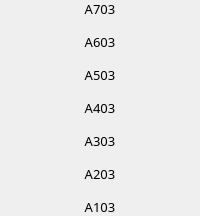
                            <widget class="QFrame" name="frame_54">
                             <property name="frameShape">
                              <enum>QFrame::NoFrame</enum>
                             </property>
                             <property name="frameShadow">
                              <enum>QFrame::Raised</enum>
                             </property>
                             <layout class="QVBoxLayout" name="verticalLayout_51">
                              <property name="spacing">
                               <number>15</number>
                              </property>
                              <property name="leftMargin">
                               <number>0</number>
                              </property>
                              <property name="topMargin">
                               <number>0</number>
                              </property>
                              <property name="rightMargin">
                               <number>0</number>
                              </property>
                              <property name="bottomMargin">
                               <number>0</number>
                              </property>
                              <item>
                               <widget class="QLabel" name="label_a703">
                                <property name="font">
                                 <font>
                                  <family>Mitr SemiBold</family>
                                  <pointsize>10</pointsize>
                                 </font>
                                </property>
                                <property name="frameShape">
                                 <enum>QFrame::NoFrame</enum>
                                </property>
                                <property name="text">
                                 <string>A703</string>
                                </property>
                                <property name="alignment">
                                 <set>Qt::AlignCenter</set>
                                </property>
                               </widget>
                              </item>
                              <item>
                               <widget class="QLabel" name="label_a603">
                                <property name="font">
                                 <font>
                                  <family>Mitr SemiBold</family>
                                  <pointsize>10</pointsize>
                                 </font>
                                </property>
                                <property name="frameShape">
                                 <enum>QFrame::NoFrame</enum>
                                </property>
                                <property name="text">
                                 <string>A603</string>
                                </property>
                                <property name="alignment">
                                 <set>Qt::AlignCenter</set>
                                </property>
                               </widget>
                              </item>
                              <item>
                               <widget class="QLabel" name="label_a503">
                                <property name="font">
                                 <font>
                                  <family>Mitr SemiBold</family>
                                  <pointsize>10</pointsize>
                                 </font>
                                </property>
                                <property name="frameShape">
                                 <enum>QFrame::NoFrame</enum>
                                </property>
                                <property name="text">
                                 <string>A503</string>
                                </property>
                                <property name="alignment">
                                 <set>Qt::AlignCenter</set>
                                </property>
                               </widget>
                              </item>
                              <item>
                               <widget class="QLabel" name="label_a403">
                                <property name="font">
                                 <font>
                                  <family>Mitr SemiBold</family>
                                  <pointsize>10</pointsize>
                                 </font>
                                </property>
                                <property name="frameShape">
                                 <enum>QFrame::NoFrame</enum>
                                </property>
                                <property name="text">
                                 <string>A403</string>
                                </property>
                                <property name="alignment">
                                 <set>Qt::AlignCenter</set>
                                </property>
                               </widget>
                              </item>
                              <item>
                               <widget class="QLabel" name="label_a303">
                                <property name="font">
                                 <font>
                                  <family>Mitr SemiBold</family>
                                  <pointsize>10</pointsize>
                                 </font>
                                </property>
                                <property name="frameShape">
                                 <enum>QFrame::NoFrame</enum>
                                </property>
                                <property name="text">
                                 <string>A303</string>
                                </property>
                                <property name="alignment">
                                 <set>Qt::AlignCenter</set>
                                </property>
                               </widget>
                              </item>
                              <item>
                               <widget class="QLabel" name="label_a203">
                                <property name="font">
                                 <font>
                                  <family>Mitr SemiBold</family>
                                  <pointsize>10</pointsize>
                                 </font>
                                </property>
                                <property name="frameShape">
                                 <enum>QFrame::NoFrame</enum>
                                </property>
                                <property name="text">
                                 <string>A203</string>
                                </property>
                                <property name="alignment">
                                 <set>Qt::AlignCenter</set>
                                </property>
                               </widget>
                              </item>
                              <item>
                               <widget class="QLabel" name="label_a103">
                                <property name="font">
                                 <font>
                                  <family>Mitr SemiBold</family>
                                  <pointsize>10</pointsize>
                                 </font>
                                </property>
                                <property name="frameShape">
                                 <enum>QFrame::NoFrame</enum>
                                </property>
                                <property name="text">
                                 <string>A103</string>
                                </property>
                                <property name="alignment">
                                 <set>Qt::AlignCenter</set>
                                </property>
                               </widget>
                              </item>
                             </layout>
                            </widget>
